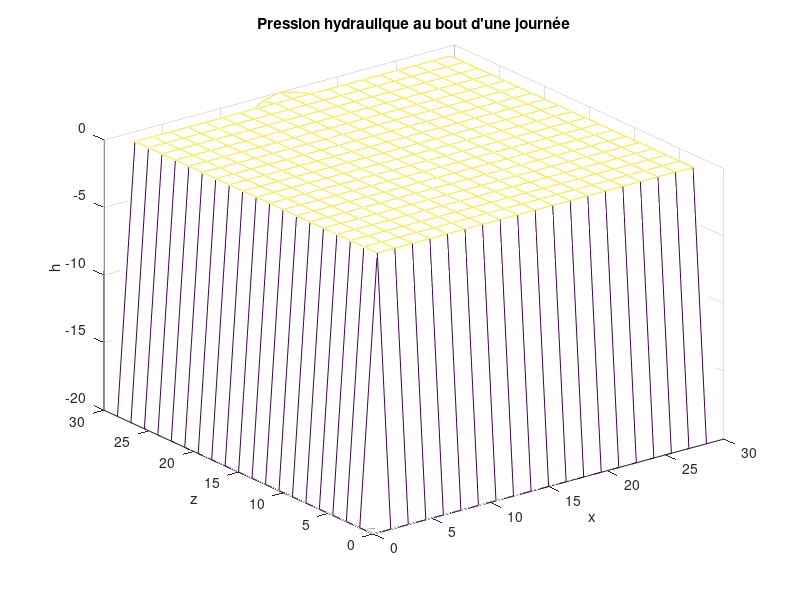

MATLAB code for this plot: (Note: this script raises an error after producing the figure.)
% Résolution par un schéma au différences finies explicite, du problème suivant :
%
%  Ks*d/dz(Kr*d/dz(Phi)) = d/dt(theta)
%
% x = déplacement horizontal
% z = déplacement vertical
% h = pression hydraulique
% Phi = h+z ; Charge hydraulique
% Ks = cst ; conductivité hydrolique d'un sol saturé
% Kr(h) = exp(alpha*h) ; conductivité hydrolique d'un sol non saturé
% alpha = cst ;  paramètre dépendant du type de sol
% Theta(h) = thetad + (thetas - thetad)Kr(h) ; teneur en eau
% thetad = cst ;  teneur en eau pour un sol sec
% thetas = cst ;  teneur en eau pour un sol saturé

clear; close all;

%% Données
Tf = 1; % temps final en jour
N = 100; % Nombre de subdivision de l'intervalle de temps [0;TF]
a = 30; % Largeur de l'espace considéré en m
I = 20; % Nombre de subdivision de l'intervalle en espace horizontal [0;a]
L = 30; % Hauteur de l'espace considéré en m
J = 20; % Nombre de subdivision de l'intervalle en espace vertical [0;L]
nbn = (J+1)*(I+1); % Nb total de noeuds du maillage en espace

Ks = 0.1 ; % m/Jour
alpha = 0.1 ; % m^-1
Kr = @(h) exp(alpha*h) ; %ones(length(h),1);
thetad = 0.15 ;
thetas = 0.45 ;
Theta = @(h) thetad + (thetas - thetad)*Kr(h);
dTheta = @(h) alpha*(thetas - thetad)*Kr(h); % Dérivée de theta en fonction de h
hd = -20; % Pression hydraulique d'un sol sec
eps = exp(alpha*hd);


%% Résolution en h par une méthode semi-implicite
% On numérote les noeuds du maillage de l'espace de gauche à droite puis bas vers le haut
% i.e x croisant puis z croissant
h = zeros(nbn,N+1); % Pression hydraulique
h(:,1)= hd*ones(nbn,1); % Condition initiale h(x,z,0)
h(1:I+1,2:N+1)=hd*ones(I+1,N); % Condition au bord h(x,0,t) avec t>0
h(1:I+1:(I+1)*J+1,2:N+1)=hd*ones(I+1,N); % Condition au bord h(0,z,t) avec t>0
h(I+1:I+1:nbn,2:N+1)=hd*ones(I+1,N); % Condition au bord h(a,z,t) avec t>0
dx = a/I;
x = dx*[1:I-1]';
h_L=log(eps + (1-eps)*(0.75*sin(pi*x/a) - 0.25*sin(3*pi*x/a)))/alpha;
h((I+1)*J+2:nbn-1,2:N+1)=h_L .* ones(length(h_L),N); % Condition au bord h(x,L,t) avec t>0


%% Affichage de la solution
x = x';
tx=[0,x,a]; % Espace horizontal
dz=L/J; % Pas d'espace doit être égal pour les deux dimensions en espace
tz=0:dz:L; % Discrétisation de l'espace vertical
dt=Tf/N; % Pas de temps
tt=0:dt:Tf;
%[T,Z]=meshgrid(t,tz);


h_mid1 = h(:,end);
[X,Z]=meshgrid(tx,tz);
h_mid1=reshape(h_mid1,I+1,J+1);
figure(1);
meshc(X,Z,h_mid1');
xlabel("x")
ylabel("z")
zlabel("h")
title("Pression hydraulique au bout d'une journée")


temps = cputime;
% En argument, h contient déjà les conditions initiales à l'intérieure
[h]=Semi_implicite2D3(I,a,J,L,N,Tf,h,Ks,Kr,dTheta);

disp(["Temps d'execution :",num2str(cputime-temps)]);

%% Affichage de la solution


h_mid = h(:,end);
[X,Z]=meshgrid(tx,tz);
h_mid=reshape(h_mid,I+1,J+1);
figure(2);
meshc(X,Z,h_mid');
xlabel("x")
ylabel("z")
zlabel("h")
title("Pression hydraulique à la mi-journée")
